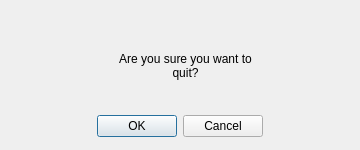
<?xml version="1.0" encoding="UTF-8"?>
<ui version="4.0">
 <class>ExitWindow</class>
 <widget class="QDialog" name="ExitWindow">
  <property name="geometry">
   <rect>
    <x>0</x>
    <y>0</y>
    <width>360</width>
    <height>150</height>
   </rect>
  </property>
  <property name="windowTitle">
   <string>Dialog</string>
  </property>
  <widget class="QDialogButtonBox" name="buttonBox">
   <property name="geometry">
    <rect>
     <x>90</x>
     <y>110</y>
     <width>180</width>
     <height>32</height>
    </rect>
   </property>
   <property name="sizePolicy">
    <sizepolicy hsizetype="Expanding" vsizetype="Fixed">
     <horstretch>0</horstretch>
     <verstretch>0</verstretch>
    </sizepolicy>
   </property>
   <property name="orientation">
    <enum>Qt::Horizontal</enum>
   </property>
   <property name="standardButtons">
    <set>QDialogButtonBox::Cancel|QDialogButtonBox::Ok</set>
   </property>
   <property name="centerButtons">
    <bool>true</bool>
   </property>
  </widget>
  <widget class="QLabel" name="label">
   <property name="geometry">
    <rect>
     <x>105</x>
     <y>30</y>
     <width>161</width>
     <height>71</height>
    </rect>
   </property>
   <property name="text">
    <string>Are you sure you want to quit?</string>
   </property>
   <property name="alignment">
    <set>Qt::AlignCenter</set>
   </property>
   <property name="wordWrap">
    <bool>true</bool>
   </property>
  </widget>
 </widget>
 <resources/>
 <connections>
  <connection>
   <sender>buttonBox</sender>
   <signal>accepted()</signal>
   <receiver>ExitWindow</receiver>
   <slot>close()</slot>
   <hints>
    <hint type="sourcelabel">
     <x>248</x>
     <y>254</y>
    </hint>
    <hint type="destinationlabel">
     <x>157</x>
     <y>274</y>
    </hint>
   </hints>
  </connection>
  <connection>
   <sender>buttonBox</sender>
   <signal>rejected()</signal>
   <receiver>ExitWindow</receiver>
   <slot>close()</slot>
   <hints>
    <hint type="sourcelabel">
     <x>316</x>
     <y>260</y>
    </hint>
    <hint type="destinationlabel">
     <x>286</x>
     <y>274</y>
    </hint>
   </hints>
  </connection>
 </connections>
</ui>
